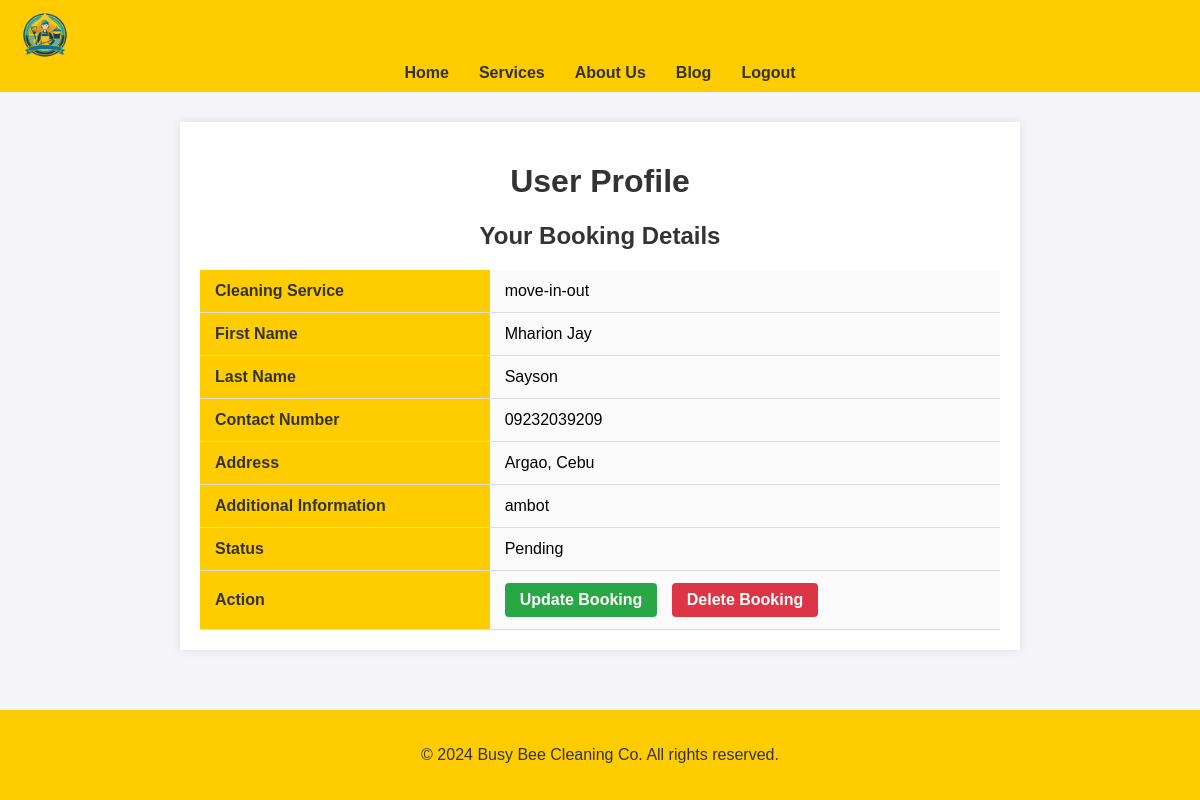
The app's page /profile/ (signed in), older data.
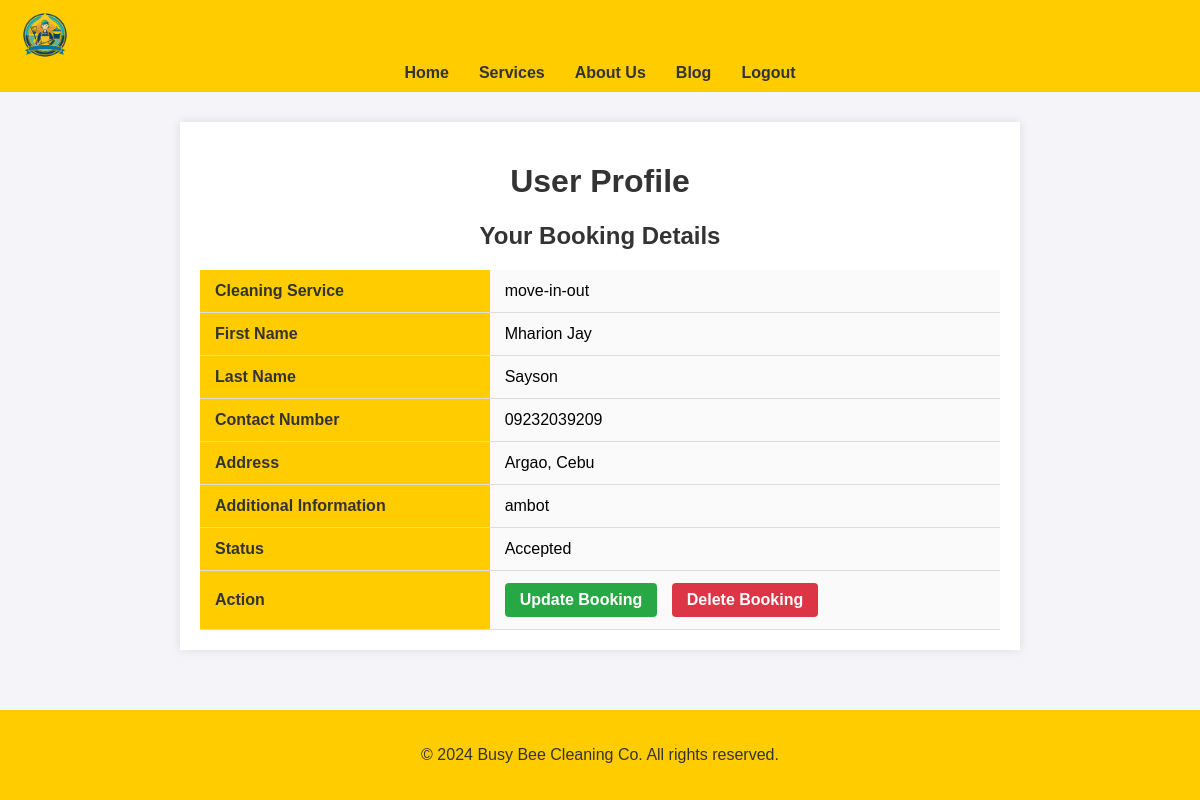
The same page, newer data.
### cleaning/models.py (models this page shows, shortened)
class Booking(models.Model):
    booking_id = models.AutoField(primary_key=True, editable=False)
    CLEANING_CHOICES = [
    ('residential', 'Residential Cleaning'),
    ('commercial', 'Commercial Cleaning'),
    ('deep-cleaning', 'Deep Cleaning'),
    ('move-in-out', 'Move-in/Move-out Cleaning'),
    ('carpet-cleaning', 'Carpet Cleaning'),
    ('upholstery-cleaning', 'Upholstery Cleaning'),
    ('window-cleaning', 'Window Cleaning'),
    ('eco-friendly', 'Eco-friendly Green Cleaning'),
    ]
    PENDING = 'pending'
    CONFIRMED = 'confirmed'
    COMPLETED = 'completed'
    STATUS_CHOICES = [
        (CONFIRMED, 'Confirmed'),
        (PENDING, 'Pending'),
        (COMPLETED, 'Completed'),
    ]
    user = models.ForeignKey(User, on_delete=models.CASCADE)
    cleaning_service = models.CharField(max_length=20, choices=CLEANING_CHOICES)
    first_name = models.CharField(max_length=100)
    last_name = models.CharField(max_length=100, default='Unknown')
    contact_number = models.CharField(max_length=15)
    address = models.TextField()
    additional_info = models.TextField(blank=True, null=True)
    status = models.CharField(max_length=20, choices=STATUS_CHOICES, default=PENDING)
    created_at = models.DateTimeField(auto_now_add=True)

### cleaning/views.py (the view)
# urls.py: path('profile/', views.profile_view, name='user_profile'),
def profile_view(request):
    booking = Booking.objects.filter(user=request.user).last()  # Get the most recent booking
    return render(request, 'cleaning/user_profile.html', {'booking': booking})

### cleaning/templates/cleaning/user_profile.html (shortened to what this page needs)
<!DOCTYPE html>
<html lang="en">
<head>
    {% load static %}
    <link rel="stylesheet" href="{% static 'styles/user_profile.css' %}?100">
</head>
<body>
    <header>
        <nav>
            <img src="{% static 'image1/logo1.png' %}" class="logo" alt="Busy Bee Logo">
            <ul class="centered-menu">
                <li><a href="{% url 'u_home' %}">Home</a></li>
                <li><a href="{% url 'user_services' %}">Services</a></li>
                <li><a href="{% url 'user_about' %}">About Us</a></li>
                <li><a href="{% url 'user_blog' %}">Blog</a></li>
                <li><a href="{% url 'login' %}">Logout</a></li>
            </ul>
        </nav>
    </header>
    <div class="content">
        <h1>User Profile</h1>
        <div class="profile-info">
            <h2>Your Booking Details</h2>
            {% if booking %}
                <table>
                    <tr>
                        <th>Cleaning Service</th>
                        <td>{{ booking.cleaning_service }}</td>
                    </tr>
                    <tr>
                        <th>First Name</th>
                        <td>{{ booking.first_name }}</td>
                    </tr>
                    <tr>
                        <th>Last Name</th>
                        <td>{{ booking.last_name }}</td>
                    </tr>
                    <tr>
                        <th>Contact Number</th>
                        <td>{{ booking.contact_number }}</td>
                    </tr>
                    <tr>
                        <th>Address</th>
                        <td>{{ booking.address }}</td>
                    </tr>
                    <tr>
                        <th>Additional Information</th>
                        <td>{{ booking.additional_info }}</td>
                    </tr>
                    <tr>
                        <th>Status</th>
                        <td>{{ booking.status }}</td>
                    </tr>
                    <tr>
                        <th>Action</th>
                        <td>
                            <a href="{% url 'update_booking' booking.pk %}" class="action-btn update-btn">Update Booking</a>
                            <a href="{% url 'delete_booking' booking.pk %}" class="action-btn delete-btn" onclick="return confirm('Are you sure you want to delete this booking?');">Delete Booking</a>
                        </td>
                    </tr>
                </table>
            {% else %}
                <p>No booking found. Please make a booking.</p>
            {% endif %}
        </div>
    </div>
    <footer>
        <p>&copy; 2024 Busy Bee Cleaning Co. All rights reserved.</p>
    </footer>
</body>
</html>

Row changes from the older to the newer data that the page shows:
changed Booking "move-in-out": status "Pending" → "Accepted"
